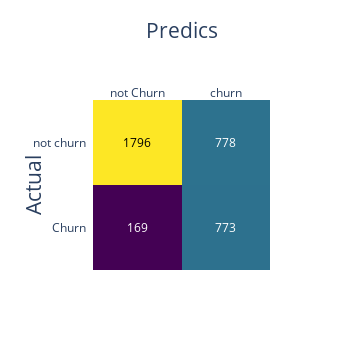
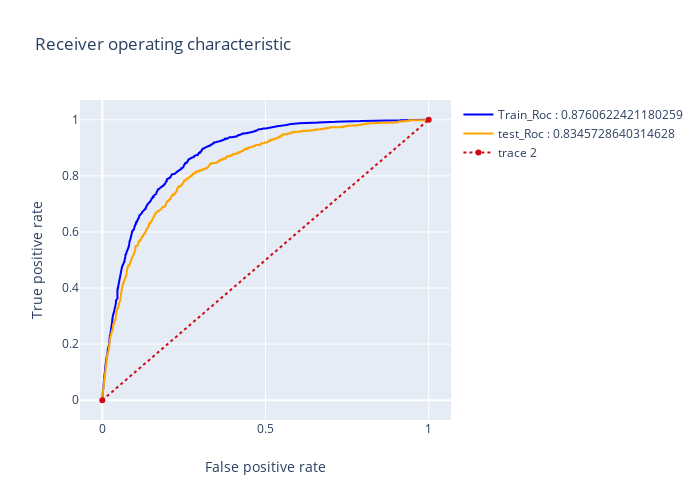

The notebook cell saved with these charts, in order:
### Code cell
# accuracy matric of the best set of parameters  
clf_svm_1 = SVC(kernel ='poly', C=0.1, degree= 3,  tol = 0.0001, gamma = 'auto')

results(clf_svm_1, X_train_smote, y_train_smote, X_test, y_test, 'coefficients', 'fig3')

### Figure 1 — Plotly figure (JSON) as saved in the notebook; plotly's stock layout.template omitted (floating-point values rounded to 4 significant figures)
{"data": [{"colorscale": [[0, "#440154"], [0.1111, "#482878"], [0.2222, "#3e4989"], [0.3333, "#31688e"], [0.4444, "#26828e"], [0.5556, "#1f9e89"], [0.6667, "#35b779"], [0.7778, "#6ece58"], [0.8889, "#b5de2b"], [1, "#fde725"]], "reversescale": false, "showscale": false, "type": "heatmap", "x": ["not Churn", "churn"], "y": ["Churn", "not churn"], "z": [[169, 773], [1796, 778]]}], "layout": {"annotations": [{"font": {"color": "#FFFFFF"}, "showarrow": false, "text": "169", "x": "not Churn", "xref": "x", "y": "Churn", "yref": "y"}, {"font": {"color": "#FFFFFF"}, "showarrow": false, "text": "773", "x": "churn", "xref": "x", "y": "Churn", "yref": "y"}, {"font": {"color": "#000000"}, "showarrow": false, "text": "1796", "x": "not Churn", "xref": "x", "y": "not churn", "yref": "y"}, {"font": {"color": "#FFFFFF"}, "showarrow": false, "text": "778", "x": "churn", "xref": "x", "y": "not churn", "yref": "y"}], "autosize": false, "height": 350, "width": 350, "xaxis": {"dtick": 1, "gridcolor": "rgb(0, 0, 0)", "side": "top", "tickmode": "array", "ticks": "", "title": {"font": {"size": 21}, "text": "Predics"}}, "yaxis": {"dtick": 1, "tickmode": "array", "ticks": "", "ticksuffix": "  ", "title": {"font": {"size": 21}, "text": "Actual"}}}}

### Figure 2 — Plotly figure (JSON) as saved in the notebook; plotly's stock layout.template omitted (floating-point values rounded to 4 significant figures; data arrays with more than 128 entries replaced by an {"elided": "..."} marker saying what was removed)
{"data": [{"line": {"color": "blue", "width": 2}, "name": "Train_Roc : 0.8760622421180259", "type": "scatter", "x": {"elided": "1426 float values"}, "y": {"elided": "1426 float values"}}, {"line": {"color": "orange", "width": 2}, "name": "test_Roc : 0.8345728640314628", "type": "scatter", "x": {"elided": "988 float values"}, "y": {"elided": "988 float values"}}, {"line": {"color": "rgb(205, 12, 24)", "dash": "dot", "width": 2}, "type": "scatter", "x": [0, 1], "y": [0, 1]}], "layout": {"autosize": false, "height": 500, "title": {"text": "Receiver operating characteristic"}, "width": 700, "xaxis": {"title": {"text": "False positive rate"}}, "yaxis": {"title": {"text": "True positive rate"}}}}
